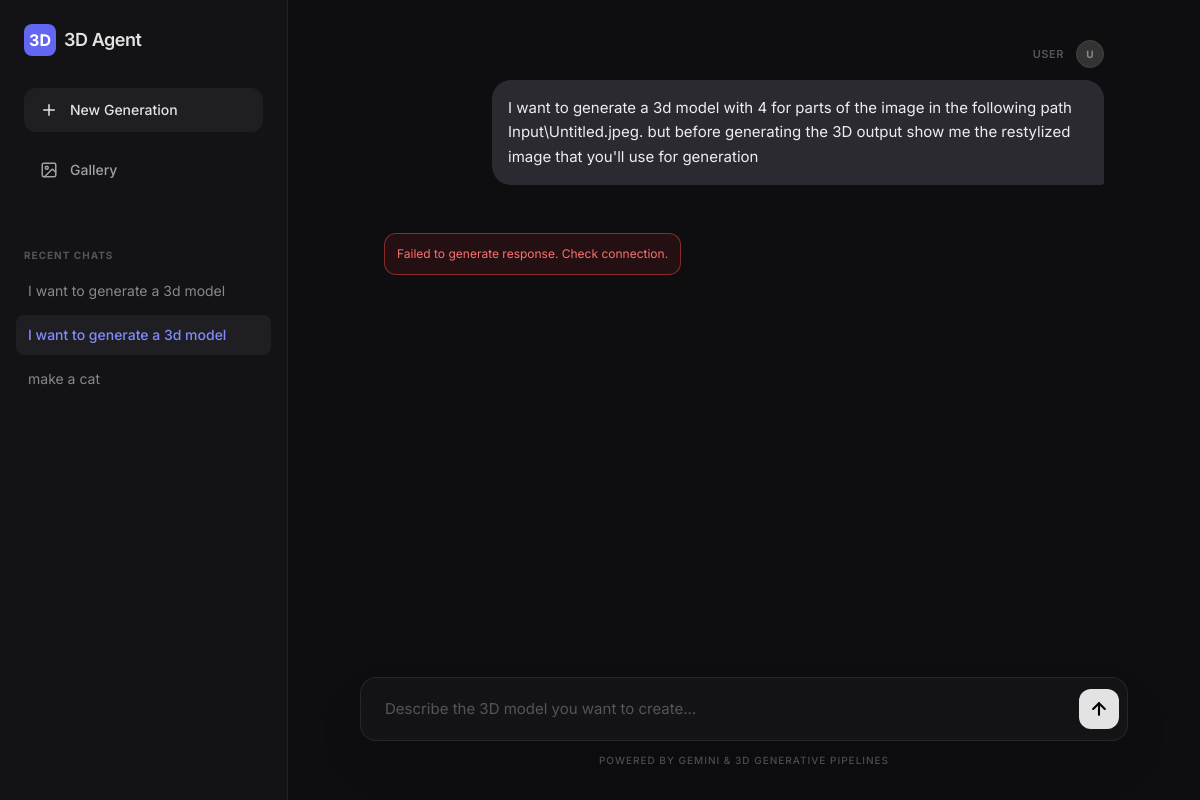
Screenshot of /chat/68/ with the database file from the repository.
### chat_interface/models.py (models this page shows, shortened)
class ChatSession(models.Model):
    title = models.CharField(max_length=100, default="New Chat")
    created_at = models.DateTimeField(default=now)
    class Meta:
        ordering = ['-created_at'] # Newest chats at the top

class ChatMessage(models.Model):
    session = models.ForeignKey(ChatSession, on_delete=models.SET_NULL, null=True, related_name="messages")
    sender = models.CharField(max_length=50) # 'user' or 'assistant'
    text = models.TextField()
    object_path = models.URLField(blank=True, null=True) # For the 3D GLB file
    created_at = models.DateTimeField(default=now)
    class Meta:
        ordering = ['created_at'] # Oldest to newest for chat history

### chat_interface/views.py (the view)
# urls.py: path('chat/<int:session_id>/', views.chat_detail, name='chat_detail'),
def chat_detail(request, session_id):
    active_session = get_object_or_404(ChatSession, id=session_id)
    all_sessions = ChatSession.objects.all().order_by("-created_at") # Fixed order_by
    messages = active_session.messages.all().order_by("created_at")
    return render(request, "chat_interface/index.html", { # Ensure path is correct
        "active_session": active_session,
        "all_sessions": all_sessions,
        "messages": messages
    })

### chat_interface/templates/chat_interface/index.html (shortened to what this page needs)
<!DOCTYPE html>
<html lang="en">
<head>
    <script src="https://cdn.tailwindcss.com"></script>
</head>
<body class="bg-[#0e0e11] text-[#e3e3e3] h-screen flex overflow-hidden">
    <aside class="w-72 bg-[#131316] border-r border-[#232326] flex flex-col transition-all duration-300">
        <div class="p-6">
            <a href="{% url 'index' %}" class="flex items-center gap-2 mb-8 hover:opacity-80 transition">
                <div class="w-8 h-8 bg-indigo-500 rounded-lg flex items-center justify-center font-bold text-white">3D</div>
                <span class="text-lg font-semibold tracking-tight">3D Agent</span>
            </a>
            <a href="{% url 'new_chat' %}" class="w-full flex items-center gap-3 px-4 py-3 rounded-xl bg-[#1e1e23] hover:bg-[#25252b] text-sm font-medium transition mb-4">
                <svg xmlns="http://www.w3.org/2000/svg" width="18" height="18" viewBox="0 0 24 24" fill="none" stroke="currentColor" stroke-width="2" stroke-linecap="round" stroke-linejoin="round"><path d="M12 5v14M5 12h14"/></svg>
                New Generation
            </a>
            <a href="{% url 'gallery' %}" class="w-full flex items-center gap-3 px-4 py-3 rounded-xl hover:bg-[#1e1e23] text-[#a0a0a5] hover:text-white text-sm font-medium transition mb-8">
                Gallery
            </a>
        </div>
        <div class="flex-1 overflow-y-auto px-4 space-y-1">
            <div class="px-2 text-[10px] font-bold text-[#555] uppercase tracking-[0.1em] mb-2">Recent Chats</div>
            {% for session in all_sessions %}
                <div class="group relative flex items-center">
                    <a href="{% url 'chat_detail' session.id %}"
                       class="flex-1 px-3 py-2.5 rounded-lg text-sm transition truncate
                       {% if session.id == active_session.id %}bg-[#1e1e23] text-indigo-400 font-medium{% else %}text-[#888] hover:bg-[#1e1e23] hover:text-[#ccc]{% endif %}">
                        {{ session.title }}
                    </a>
                </div>
            {% endfor %}
        </div>
    </aside>
    <main class="flex-1 flex flex-col min-w-0 bg-[#0e0e11]">
        {% if active_session %}
            <div id="chat-container" class="flex-1 overflow-y-auto pt-10 pb-32 px-4 md:px-12 lg:px-24 space-y-12">
                {% for msg in messages %}
                    <div class="max-w-4xl mx-auto flex flex-col space-y-3 fade-in {% if msg.sender == 'user' %}items-end{% else %}items-start{% endif %}">
                        <div class="flex items-center gap-3">
                            <span class="text-[11px] text-[#555] font-semibold uppercase tracking-wider">{{ msg.sender }}</span>
                            {% if msg.sender == 'user' %}
                                <div class="w-7 h-7 rounded-full bg-[#333] flex items-center justify-center text-[10px] font-bold text-[#888] border border-[#444]">U</div>
                            {% endif %}
                        </div>
                        <div class="max-w-[85%] text-[15px] leading-relaxed p-4 transition-all
                            {% if msg.sender == 'user' %}chat-bubble-user text-[#eee]{% else %}chat-bubble-ai text-[#bbb]{% endif %}">
                            {{ msg.text }}
                        </div>
                    </div>
                {% endfor %}
            </div>
            <div class="fixed bottom-0 left-72 right-0 p-8 bg-gradient-to-t from-[#0e0e11] via-[#0e0e11] to-transparent pointer-events-none">
                <div class="max-w-3xl mx-auto pointer-events-auto">
                    <div class="glass rounded-2xl p-2 flex items-center gap-2 shadow-2xl">
                        <input type="text" id="user-input" placeholder="Describe the 3D model you want to create..."
                               class="flex-1 bg-transparent border-none px-4 py-3 text-[15px] focus:outline-none placeholder-[#555] text-white" autofocus>
                        <button id="send-btn" class="bg-[#e3e3e3] hover:bg-white text-black font-semibold p-2.5 rounded-xl transition flex items-center justify-center">
                        </button>
                    </div>
                    <div class="mt-3 text-center text-[10px] text-[#555] font-medium uppercase tracking-widest">
                        Powered by Gemini & 3D Generative Pipelines
                    </div>
                </div>
            </div>
        {% endif %}
    </main>
</body>
</html>

### chat_interface/templates/chat_interface/index.html (style rules this page uses)
body { font-family: 'Inter', sans-serif; }
.glass { background: rgba(23, 23, 26, 0.7); backdrop-filter: blur(12px); -webkit-backdrop-filter: blur(12px); border: 1px solid rgba(255, 255, 255, 0.08); }
.chat-bubble-user { background: #2a2a30; border-radius: 1.2rem; border-bottom-right-radius: 0.2rem; }
.fade-in { animation: fadeIn 0.4s ease-out forwards; }
#chat-container { scroll-behavior: smooth; }

### rows the page displays
ChatSession: title "I want to generate a 3d model"
ChatSession: title "I want to generate a 3d model"
ChatSession: title "make a cat"
ChatMessage: sender "USER", text "I want to generate a 3d model with 4 for parts of the image in the following path Input\\Untitled.jpeg. but before generating the 3D output show me the restylized image that you'll use for generation"
